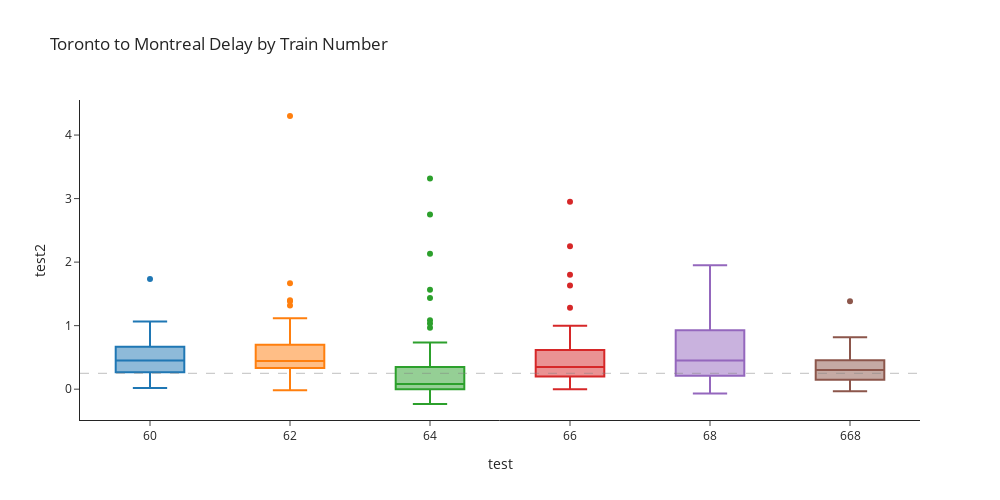

Here is the notebook cell this chart was saved with:
### Code cell
#df = pd.read_csv("https://raw.githubusercontent.com/plotly/datasets/master/violin_data.csv")
df = via_montreal_arrival

fig = go.Figure()

trains = ['60', '62', '64', '66', '68', '668']
trains_label = ['60 (6:30am)', '62 (8:30am)', '64 (11:30am)', '66 (3:30pm)', '68 (5:00pm)', '668 (6:00pm)']

df["HOURS_LATE"] = df['MINUTES_LATE']/60.0

for train in trains:
    fig.add_trace(go.Box(x=df['TRAIN_NUMBER'][df['TRAIN_NUMBER'] == train],
                            y=df['HOURS_LATE'][df['TRAIN_NUMBER'] == train],
                            name=train))
    
fig.add_hline(y=0.25, opacity=0.5, line_width=1, line_dash='dash', line_color='Grey')
              #annotation_text="Jan 1, 2018 baseline", )

fig.update_layout(autosize=True, 
                  plot_bgcolor="#FFFFFF", 
                  title='Toronto to Montreal Delay by Train Number',
                  xaxis_title = "test",
                  yaxis_title = "test2",
                  showlegend=False,
                  width=1000,
                  height=500)

fig.show()
